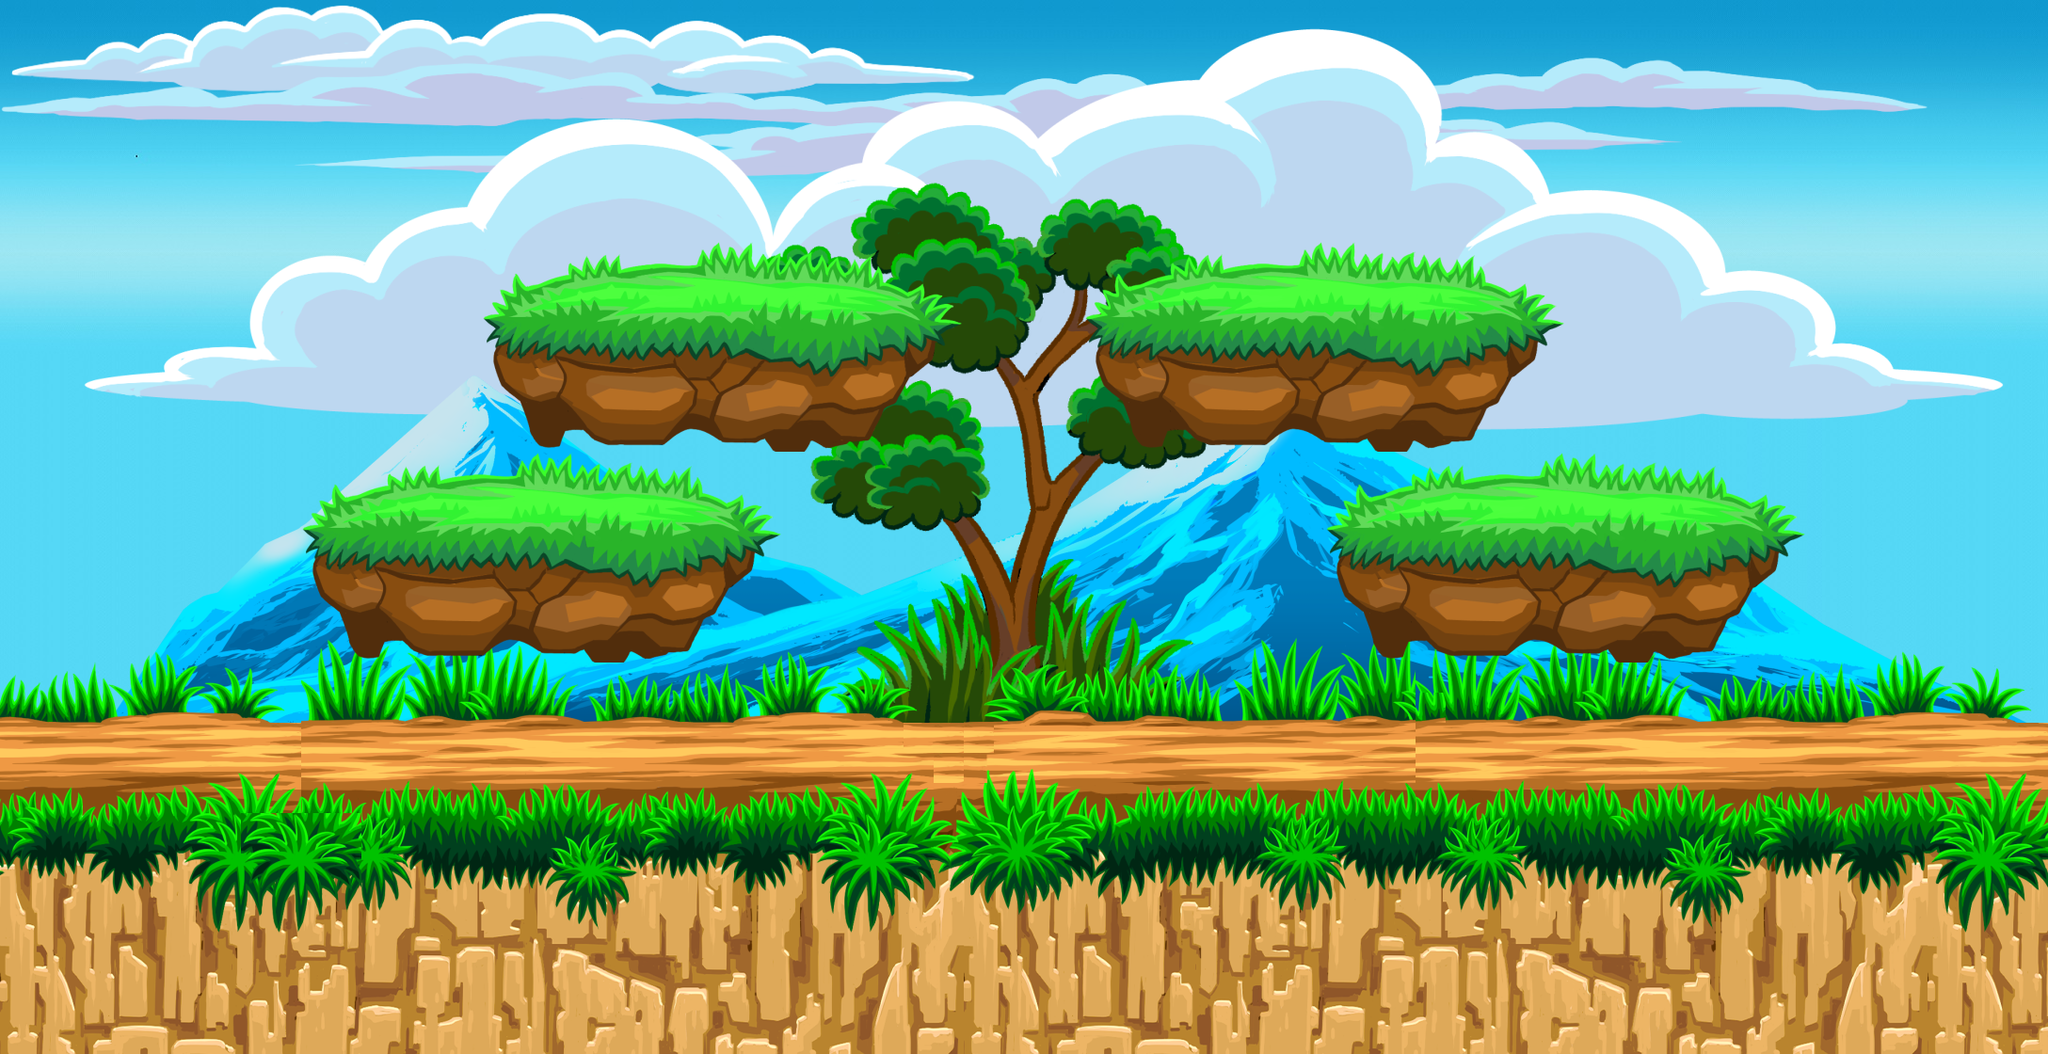

This is a level from a 2D game, rendered from its Tiled map with the project's own tilesets. A one-line summary and the map file follow, with tile-layer data summarised:
An orthogonal 68x35 tile map with 32x32 px tiles, 5 tile layers (BackgroundTree, Rock, Ground, Touchup, ...), 9 tilesets, 6 image layers and 5 objects (Platform1, Platform2, Platform3, Platform4, Ground).

<map version="1.8" tiledversion="1.8.4" orientation="orthogonal" renderorder="right-down" width="68" height="35" tilewidth="32" tileheight="32" infinite="0" nextlayerid="34" nextobjectid="15">
 <editorsettings>
  <export format="tmx" />
 </editorsettings>
 <tileset firstgid="1" name="Mountain_Range_2" tilewidth="32" tileheight="32" tilecount="704" columns="64">
  <image source="ForestAssets/Mountains/Mountain_Range_2.png" width="2048" height="377" />
 </tileset>
 <tileset firstgid="705" name="Platform_2" tilewidth="32" tileheight="32" tilecount="320" columns="32">
  <image source="ForestAssets/Platform/Platform_2.png" width="1024" height="320" />
 </tileset>
 <tileset firstgid="1025" name="Grass_1" tilewidth="32" tileheight="32" tilecount="224" columns="32">
  <image source="ForestAssets/Grass/Grass_1.png" width="1024" height="241" />
 </tileset>
 <tileset firstgid="1249" name="Dead_Tree_2" tilewidth="32" tileheight="32" tilecount="304" columns="16">
  <image source="ForestAssets/Dead Trees/Dead_Tree_2.png" width="512" height="638" />
 </tileset>
 <tileset firstgid="1553" name="Rock_Wall_2" tilewidth="32" tileheight="32" tilecount="544" columns="32">
  <image source="ForestAssets/Rock Wall and Mounds/Rock_Wall_2.png" width="1024" height="569" />
 </tileset>
 <tileset firstgid="2097" name="Cliff" tilewidth="32" tileheight="32" tilecount="1920" columns="60">
  <image source="ForestAssets/Rock Wall and Mounds/Cliff.png" width="1926" height="1024" />
 </tileset>
 <tileset firstgid="4017" name="Ground_Grass" tilewidth="32" tileheight="32" tilecount="128" columns="32">
  <image source="ForestAssets/Grass/Ground_Grass.png" width="1024" height="147" />
 </tileset>
 <tileset firstgid="4145" name="Platform_GrassTop" tilewidth="32" tileheight="32" tilecount="112" columns="16">
  <image source="ForestAssets/Platform/Platform_GrassTop.png" width="512" height="236" />
 </tileset>
 <tileset firstgid="4257" name="Shrub_5" tilewidth="32" tileheight="32" tilecount="288" columns="16">
  <image source="ForestAssets/Shrubs/Shrub_5.png" width="512" height="596" />
 </tileset>
 <imagelayer id="2" name="Sky Background">
  <image source="ForestAssets/Clouds/Sky(2048x1080-MyPhone).jpg" width="2048" height="1080" />
 </imagelayer>
 <imagelayer id="32" name="Copy of Sky Background" offsetx="2046" offsety="0">
  <image source="ForestAssets/Clouds/Sky(2048x1080-MyPhone).jpg" width="2048" height="1080" />
 </imagelayer>
 <imagelayer id="3" name="BackgroundCloud2" offsetx="12" offsety="4">
  <image source="ForestAssets/Clouds/Cloud_4.png" width="1024" height="97" />
 </imagelayer>
 <imagelayer id="5" name="BackgroundCloud1" offsetx="0" offsety="58">
  <image source="ForestAssets/Clouds/Cloud_1.png" width="2048" height="132" />
 </imagelayer>
 <imagelayer id="4" name="BigForegroundCloud" offsetx="86" offsety="26">
  <image source="ForestAssets/Clouds/Cloud_2.png" width="2048" height="436" />
 </imagelayer>
 <imagelayer id="33" name="MountainRange" offsetx="110" offsety="396">
  <image source="ForestAssets/Mountains/Mountain_Range_2.png" width="2048" height="377" />
 </imagelayer>
 <layer id="15" name="BackgroundTree" width="68" height="35">
  <data>[2380 cells, 288 non-empty, 288 distinct tile ids]</data>
 </layer>
 <layer id="12" name="Rock" width="68" height="35">
  <data>[2380 cells, 748 non-empty, 352 distinct tile ids]</data>
 </layer>
 <layer id="10" name="Ground" width="68" height="35">
  <data>[2380 cells, 680 non-empty, 307 distinct tile ids]</data>
 </layer>
 <layer id="17" name="Touchup" width="68" height="35">
  <data>[2380 cells, 27 non-empty, 27 distinct tile ids]</data>
 </layer>
 <layer id="16" name="Platforms" width="68" height="35">
  <data>[2380 cells, 469 non-empty, 131 distinct tile ids]</data>
 </layer>
 <objectgroup id="19" name="PlatformCollision">
  <object id="3" name="Platform1" x="340" y="561.333" width="461.333" height="21.3333" />
  <object id="4" name="Platform2" x="533.333" y="332" width="461.333" height="22.6667" />
  <object id="5" name="Platform3" x="1174.67" y="329.333" width="466.667" height="21.3333" />
  <object id="6" name="Platform4" x="1426.67" y="557.333" width="465.333" height="20" />
 </objectgroup>
 <objectgroup id="20" name="GroundCollision">
  <object id="12" name="Ground" x="1.33333" y="798.667" width="2170" height="24" />
 </objectgroup>
</map>
